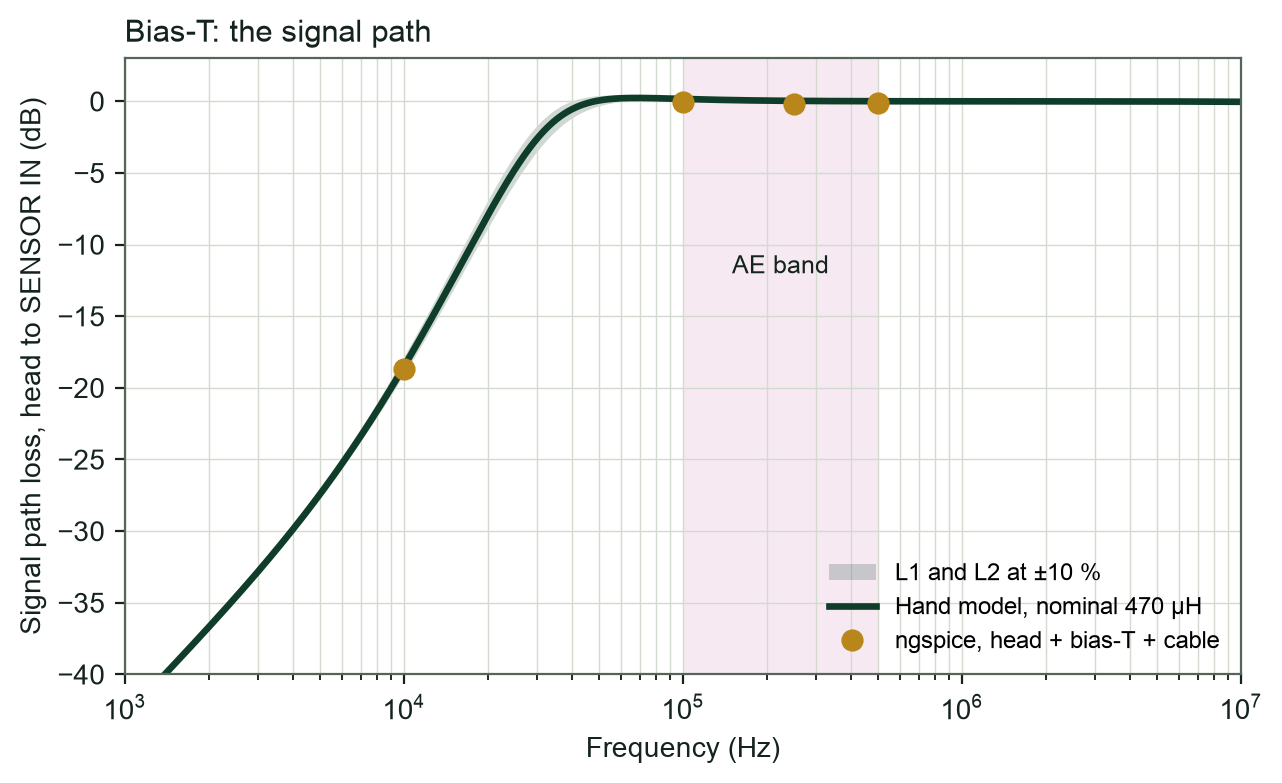

Write the Python code that produced this figure.
from style import *
f = np.logspace(2, 7, 1500); w = 2 * np.pi * f; s = 1j * w
R31, C38, Rdcr, Cpar = 49.9, 100e-9, 22.5, 13.5e-12
def branch(L):
    Z = Rdcr + s * L
    return Z / (1 + s * Cpar * Z)
def H(L1, L2):
    ZL = 1 / (1 / branch(L1) + 1 / branch(L2))      # both inductors hang on the coax line, the far ends are AC ground
    Zs = R31 + 1 / (s * C38)
    return ZL / (ZL + Zs)
fig, ax = plt.subplots(figsize=(7.2, 4.0))
cs = [H(L1, L2) for L1 in (423e-6, 517e-6) for L2 in (423e-6, 517e-6)]
m = np.array([20 * np.log10(abs(h)) for h in cs])
ax.fill_between(f, m.min(0), m.max(0), color=accent, alpha=0.2, lw=0, label='L1 and L2 at ±10 %')
ax.semilogx(f, 20 * np.log10(abs(H(470e-6, 470e-6))), color=accent, lw=2.4, label='Hand model, nominal 470 µH')
sim = [(1e4, -18.69), (1e5, -0.055), (2.5e5, -0.175), (5e5, -0.111)]
ax.plot([p[0] for p in sim], [p[1] for p in sim], 'o', color=cu, ms=7, label='ngspice, head + bias-T + cable')
ax.axvspan(100e3, 500e3, color=ae, alpha=0.22, lw=0); ax.text(224e3, -12, 'AE band', ha='center', fontsize=9, color=ink)
ax.set_ylim(-40, 3); ax.set_xlim(1e3, 1e7)
ax.set_xlabel('Frequency (Hz)', color=ink); ax.set_ylabel('Signal path loss, head to SENSOR IN (dB)', color=ink)
ax.set_title('Bias-T: the signal path', fontsize=11, color=ink, loc='left'); ax.legend(loc='lower right', fontsize=8.5, frameon=False); style(ax)
save(fig, 's03_graph'); fig.savefig('s03_graph.pdf', bbox_inches='tight')
i = lambda x: np.argmin(abs(f - x))
h = H(470e-6, 470e-6)
for x in (1e4, 1e5, 2.5e5, 5e5): print('%.0f Hz: model %.2f dB' % (x, 20 * np.log10(abs(h[i(x)]))))
